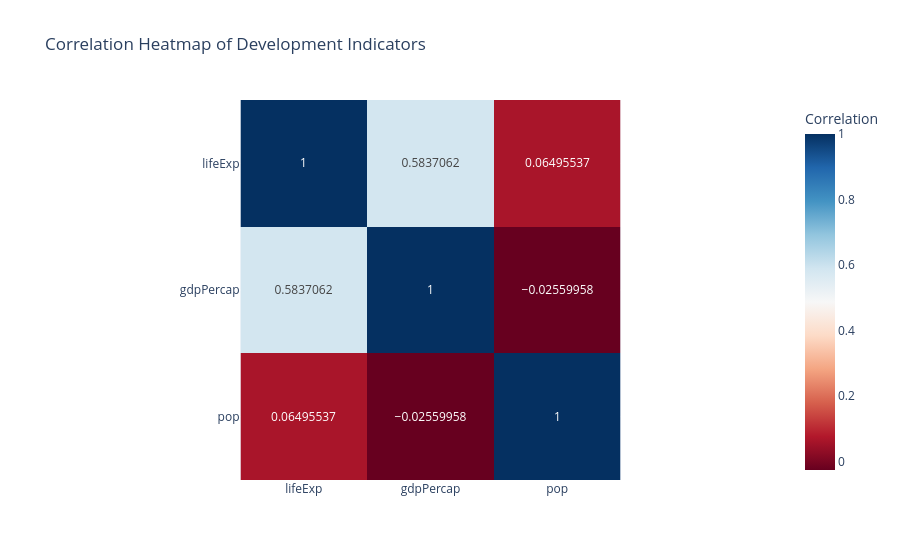

The notebook cell saved with this chart:
### Markdown cell above
### 7. Heatmap
    1. Compute the correlation matrix for life expectancy (lifeExp), GDP per capita (gdpPercap), and population (pop).
    2. Plot the correlation matrix as a heatmap.
    3. Display numeric correlation values inside each heatmap cell.
    4. Title: "Correlation Heatmap of Development Indicators".
    5. Use a diverging color scale for better contrast between positive and negative correlations.

### Code cell
corr_data = data[["lifeExp", "gdpPercap", "pop"]]

corr_matrix = corr_data.corr()

fig = px.imshow(
    corr_matrix,
    text_auto=True,
    color_continuous_scale="RdBu", 
    title="Correlation Heatmap of Development Indicators",
    labels=dict(color="Correlation"),
)

fig.show()

### Figure 1 — Plotly figure (JSON) as saved in the notebook; plotly's stock layout.template omitted (floating-point values rounded to 4 significant figures)
{"data": [{"coloraxis": "coloraxis", "hovertemplate": "x: %{x}<br>y: %{y}<br>Correlation: %{z}<extra></extra>", "name": "0", "texttemplate": "%{z}", "type": "heatmap", "x": ["lifeExp", "gdpPercap", "pop"], "xaxis": "x", "y": ["lifeExp", "gdpPercap", "pop"], "yaxis": "y", "z": [[1.0, 0.5837, 0.06496], [0.5837, 1.0, -0.0256], [0.06496, -0.0256, 1.0]]}], "layout": {"coloraxis": {"colorbar": {"title": {"text": "Correlation"}}, "colorscale": [[0, "rgb(103,0,31)"], [0.1, "rgb(178,24,43)"], [0.2, "rgb(214,96,77)"], [0.3, "rgb(244,165,130)"], [0.4, "rgb(253,219,199)"], [0.5, "rgb(247,247,247)"], [0.6, "rgb(209,229,240)"], [0.7, "rgb(146,197,222)"], [0.8, "rgb(67,147,195)"], [0.9, "rgb(33,102,172)"], [1, "rgb(5,48,97)"]]}, "title": {"text": "Correlation Heatmap of Development Indicators"}, "xaxis": {"anchor": "y", "constrain": "domain", "domain": [0, 1], "scaleanchor": "y"}, "yaxis": {"anchor": "x", "autorange": "reversed", "constrain": "domain", "domain": [0, 1]}}}
